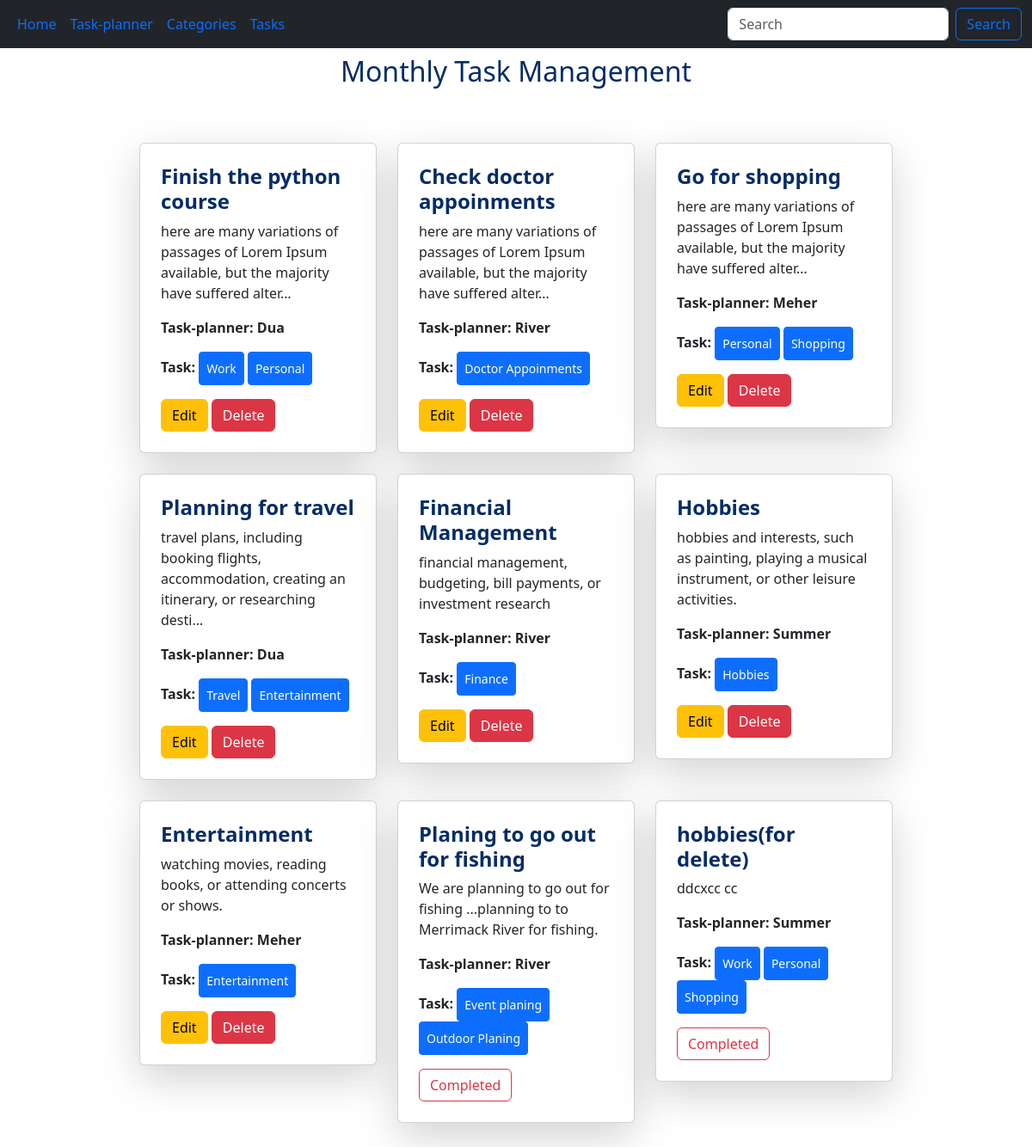
The page / on the database its author committed.
### task_app/models.py (models this page shows, shortened)
class Task(models.Model):
    taskTitle = models.CharField(max_length=100)
    taskDescription = models.TextField()
    is_completed = models.BooleanField(default=False)
    Task_Assign_Date = models.DateField(default=date.today)
    Category = models.ManyToManyField(Category)
    author = models.ForeignKey(Author,on_delete=models.CASCADE)

### task_author/models.py (models this page shows, shortened)
class Author(models.Model):
    name = models.CharField( max_length=50)
    phone_num = models.CharField(max_length=12)
    bio = models.TextField()

### category_app/models.py (models this page shows, shortened)
class Category(models.Model):
    categoryName = models.CharField(max_length=100)

### Task_managment_system/views.py (the view)
# urls.py: 2. Add a URL to urlpatterns:  path('', views.home, name='home')
def home(request):
    data = Task.objects.all()
    return render (request,'home.html',{'data':data})

### templates/home.html (shortened to what this page needs)
{% extends "base.html" %}
{% block content %}
<h2 class="text-center text-primary-emphasis p-2">Monthly Task Management</h2>
<div class="d-flex flex-wrap justify-content-center p-5 gap-4">
    {% for task in data %}
            <div class="col-sm-3">
                <div class="card shadow-lg p-2">
                    <div class="card-body">
                        <h4 class="card-title text-primary-emphasis fw-bold">{{task.taskTitle}}</h4>
                        <p class="card-text">{{ task.taskDescription |truncatechars:100}}</p>
                        <p class="fw-bold">Task-planner: {{task.author.name}} </p>
                        <p class="fw-bold">Task:
                            {% for category in task.Category.all%}
                            <button class="btn btn-primary btn-sm p-2">{{category.categoryName}}</button>
                            {% endfor %}
                             </p>
                             {% if task.is_completed %}
                        <button class="btn btn-outline-danger">Completed</button>
                    {% else %}
                        <a href="{% url 'edit_task' task.id %}" class="btn btn-warning">Edit</a>
                        <a href="#" class="btn btn-danger">Delete</a>
                    {% endif %}
                    </div>
                </div>
            </div>
    {% endfor %}
</div>
{% endblock %}

### templates/base.html (shortened to what this page needs)
<!doctype html>
<html lang="en">
  <head>
    <link href="https://cdn.jsdelivr.net/npm/bootstrap@5.3.2/dist/css/bootstrap.min.css" rel="stylesheet">
  </head>
  <body>
    <nav class="navbar navbar-expand-lg bg-dark">
        <div class="container-fluid">
          <div class="collapse navbar-collapse" id="navbarSupportedContent">
            <ul class="navbar-nav me-auto mb-2 mb-lg-0">
              <li class="nav-item">
                <a class="nav-link active text-primary" aria-current="page" href="{% url 'home'%}">Home</a>
              </li>
              <li class="nav-item">
                <a class="nav-link active text-primary" aria-current="page" href="{% url 'task_person'%}">Task-planner</a>
              </li>
              <li class="nav-item">
                <a class="nav-link active text-primary" aria-current="page" href="{% url 'category'%}">Categories</a>
              </li>
              <li class="nav-item">
                <a class="nav-link active text-primary" aria-current="page" href="{% url 'task'%}">Tasks</a>
              </li>
            </ul>
            <form class="d-flex" role="search">
              <input class="form-control me-2" type="search" placeholder="Search" aria-label="Search">
              <button class="btn btn-outline-primary" type="submit">Search</button>
            </form>
          </div>
        </div>
      </nav>
    {% block content %}
{% endblock  %}
  </body>
</html>

### rows shown on the page
Task: taskTitle "Finish the python course", taskDescription "here are many variations of passages of Lorem Ipsum available, but the majority have suffered alter…", author.name "Dua", is_completed "Edit"
Category: categoryName "Work"
Category: categoryName "Personal"
Task: taskTitle "Check doctor appoinments", taskDescription "here are many variations of passages of Lorem Ipsum available, but the majority have suffered alter…", author.name "River", is_completed "Edit"
Category: categoryName "Doctor Appoinments"
Task: taskTitle "Go for shopping", taskDescription "here are many variations of passages of Lorem Ipsum available, but the majority have suffered alter…", author.name "Meher", is_completed "Edit"
Category: categoryName "Shopping"
Task: taskTitle "Planning for travel", taskDescription "travel plans, including booking flights, accommodation, creating an itinerary, or researching desti…", author.name "Dua", is_completed "Edit"
Category: categoryName "Travel"
Category: categoryName "Entertainment"
Task: taskTitle "Financial Management", taskDescription "financial management, budgeting, bill payments, or investment research", author.name "River", is_completed "Edit"
Category: categoryName "Finance"
Task: taskTitle "Hobbies", taskDescription "hobbies and interests, such as painting, playing a musical instrument, or other leisure activities.", author.name "Summer", is_completed "Edit"
Category: categoryName "Hobbies"
Task: taskTitle "Entertainment", taskDescription "watching movies, reading books, or attending concerts or shows.", author.name "Meher", is_completed "Edit"
Task: taskTitle "Planing to go out for fishing", taskDescription "We are planning to go out for fishing ...planning to to Merrimack River for fishing.", author.name "River", is_completed "Completed"
Category: categoryName "Event planing"
Category: categoryName "Outdoor Planing"
Task: taskTitle "hobbies(for delete)", taskDescription "ddcxcc cc", author.name "Summer", is_completed "Completed"
